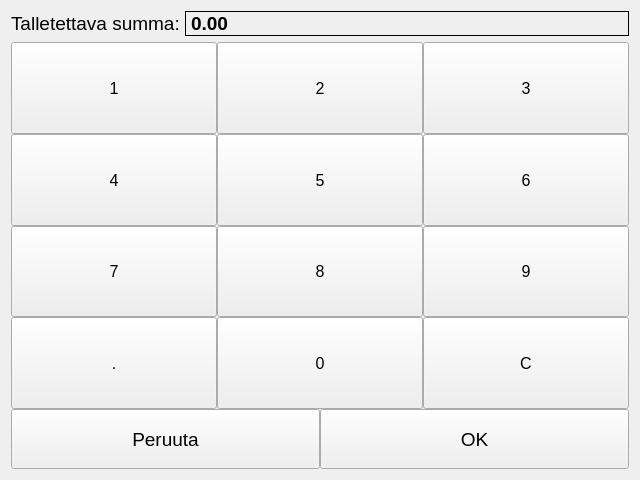
<?xml version="1.0" encoding="UTF-8"?>
<ui version="4.0">
 <class>PageDeposit</class>
 <widget class="QWidget" name="PageDeposit">
  <property name="geometry">
   <rect>
    <x>0</x>
    <y>0</y>
    <width>640</width>
    <height>480</height>
   </rect>
  </property>
  <property name="windowTitle">
   <string>Talletus</string>
  </property>
  <layout class="QVBoxLayout" name="widgetRootLayout" stretch="0,1,0">
   <property name="spacing">
    <number>0</number>
   </property>
   <item>
    <layout class="QHBoxLayout" name="amountDisplayLayout">
     <property name="bottomMargin">
      <number>6</number>
     </property>
     <item>
      <widget class="QLabel" name="lblAmountText">
       <property name="sizePolicy">
        <sizepolicy hsizetype="Maximum" vsizetype="Preferred">
         <horstretch>0</horstretch>
         <verstretch>0</verstretch>
        </sizepolicy>
       </property>
       <property name="font">
        <font>
         <pointsize>14</pointsize>
        </font>
       </property>
       <property name="text">
        <string>Talletettava summa:</string>
       </property>
       <property name="textFormat">
        <enum>Qt::PlainText</enum>
       </property>
      </widget>
     </item>
     <item>
      <spacer name="amountSpacer">
       <property name="orientation">
        <enum>Qt::Horizontal</enum>
       </property>
       <property name="sizeType">
        <enum>QSizePolicy::Fixed</enum>
       </property>
       <property name="sizeHint" stdset="0">
        <size>
         <width>5</width>
         <height>20</height>
        </size>
       </property>
      </spacer>
     </item>
     <item>
      <widget class="QLabel" name="lblAmount">
       <property name="font">
        <font>
         <pointsize>14</pointsize>
         <weight>75</weight>
         <bold>true</bold>
        </font>
       </property>
       <property name="frameShape">
        <enum>QFrame::Box</enum>
       </property>
       <property name="text">
        <string>0.00</string>
       </property>
      </widget>
     </item>
    </layout>
   </item>
   <item>
    <layout class="QGridLayout" name="btnGridLayout">
     <item row="0" column="1">
      <widget class="QPushButton" name="btnDigit2">
       <property name="sizePolicy">
        <sizepolicy hsizetype="Expanding" vsizetype="Expanding">
         <horstretch>0</horstretch>
         <verstretch>0</verstretch>
        </sizepolicy>
       </property>
       <property name="font">
        <font>
         <pointsize>12</pointsize>
        </font>
       </property>
       <property name="text">
        <string>2</string>
       </property>
      </widget>
     </item>
     <item row="0" column="2">
      <widget class="QPushButton" name="btnDigit3">
       <property name="sizePolicy">
        <sizepolicy hsizetype="Expanding" vsizetype="Expanding">
         <horstretch>0</horstretch>
         <verstretch>0</verstretch>
        </sizepolicy>
       </property>
       <property name="font">
        <font>
         <pointsize>12</pointsize>
        </font>
       </property>
       <property name="text">
        <string>3</string>
       </property>
      </widget>
     </item>
     <item row="1" column="1">
      <widget class="QPushButton" name="btnDigit5">
       <property name="sizePolicy">
        <sizepolicy hsizetype="Expanding" vsizetype="Expanding">
         <horstretch>0</horstretch>
         <verstretch>0</verstretch>
        </sizepolicy>
       </property>
       <property name="font">
        <font>
         <pointsize>12</pointsize>
        </font>
       </property>
       <property name="text">
        <string>5</string>
       </property>
      </widget>
     </item>
     <item row="1" column="2">
      <widget class="QPushButton" name="btnDigit6">
       <property name="sizePolicy">
        <sizepolicy hsizetype="Expanding" vsizetype="Expanding">
         <horstretch>0</horstretch>
         <verstretch>0</verstretch>
        </sizepolicy>
       </property>
       <property name="font">
        <font>
         <pointsize>12</pointsize>
        </font>
       </property>
       <property name="text">
        <string>6</string>
       </property>
      </widget>
     </item>
     <item row="0" column="0">
      <widget class="QPushButton" name="btnDigit1">
       <property name="sizePolicy">
        <sizepolicy hsizetype="Expanding" vsizetype="Expanding">
         <horstretch>0</horstretch>
         <verstretch>0</verstretch>
        </sizepolicy>
       </property>
       <property name="font">
        <font>
         <pointsize>12</pointsize>
        </font>
       </property>
       <property name="text">
        <string>1</string>
       </property>
      </widget>
     </item>
     <item row="2" column="1">
      <widget class="QPushButton" name="btnDigit8">
       <property name="sizePolicy">
        <sizepolicy hsizetype="Expanding" vsizetype="Expanding">
         <horstretch>0</horstretch>
         <verstretch>0</verstretch>
        </sizepolicy>
       </property>
       <property name="font">
        <font>
         <pointsize>12</pointsize>
        </font>
       </property>
       <property name="text">
        <string>8</string>
       </property>
      </widget>
     </item>
     <item row="2" column="0">
      <widget class="QPushButton" name="btnDigit7">
       <property name="sizePolicy">
        <sizepolicy hsizetype="Expanding" vsizetype="Expanding">
         <horstretch>0</horstretch>
         <verstretch>0</verstretch>
        </sizepolicy>
       </property>
       <property name="font">
        <font>
         <pointsize>12</pointsize>
        </font>
       </property>
       <property name="text">
        <string>7</string>
       </property>
      </widget>
     </item>
     <item row="1" column="0">
      <widget class="QPushButton" name="btnDigit4">
       <property name="sizePolicy">
        <sizepolicy hsizetype="Expanding" vsizetype="Expanding">
         <horstretch>0</horstretch>
         <verstretch>0</verstretch>
        </sizepolicy>
       </property>
       <property name="font">
        <font>
         <pointsize>12</pointsize>
        </font>
       </property>
       <property name="text">
        <string>4</string>
       </property>
      </widget>
     </item>
     <item row="2" column="2">
      <widget class="QPushButton" name="btnDigit9">
       <property name="sizePolicy">
        <sizepolicy hsizetype="Expanding" vsizetype="Expanding">
         <horstretch>0</horstretch>
         <verstretch>0</verstretch>
        </sizepolicy>
       </property>
       <property name="font">
        <font>
         <pointsize>12</pointsize>
        </font>
       </property>
       <property name="text">
        <string>9</string>
       </property>
      </widget>
     </item>
     <item row="3" column="0">
      <widget class="QPushButton" name="btnDot">
       <property name="sizePolicy">
        <sizepolicy hsizetype="Expanding" vsizetype="Expanding">
         <horstretch>0</horstretch>
         <verstretch>0</verstretch>
        </sizepolicy>
       </property>
       <property name="font">
        <font>
         <pointsize>12</pointsize>
        </font>
       </property>
       <property name="text">
        <string>.</string>
       </property>
      </widget>
     </item>
     <item row="3" column="1">
      <widget class="QPushButton" name="btnDigit0">
       <property name="sizePolicy">
        <sizepolicy hsizetype="Expanding" vsizetype="Expanding">
         <horstretch>0</horstretch>
         <verstretch>0</verstretch>
        </sizepolicy>
       </property>
       <property name="font">
        <font>
         <pointsize>12</pointsize>
        </font>
       </property>
       <property name="text">
        <string>0</string>
       </property>
      </widget>
     </item>
     <item row="3" column="2">
      <widget class="QPushButton" name="btnClear">
       <property name="sizePolicy">
        <sizepolicy hsizetype="Expanding" vsizetype="Expanding">
         <horstretch>0</horstretch>
         <verstretch>0</verstretch>
        </sizepolicy>
       </property>
       <property name="font">
        <font>
         <pointsize>12</pointsize>
        </font>
       </property>
       <property name="text">
        <string>C</string>
       </property>
      </widget>
     </item>
    </layout>
   </item>
   <item>
    <layout class="QHBoxLayout" name="okCancelLayout">
     <item>
      <widget class="QPushButton" name="btnCancel">
       <property name="minimumSize">
        <size>
         <width>0</width>
         <height>60</height>
        </size>
       </property>
       <property name="font">
        <font>
         <pointsize>14</pointsize>
        </font>
       </property>
       <property name="text">
        <string>Peruuta</string>
       </property>
      </widget>
     </item>
     <item>
      <widget class="QPushButton" name="btnOk">
       <property name="minimumSize">
        <size>
         <width>0</width>
         <height>60</height>
        </size>
       </property>
       <property name="font">
        <font>
         <pointsize>14</pointsize>
        </font>
       </property>
       <property name="text">
        <string>OK</string>
       </property>
      </widget>
     </item>
    </layout>
   </item>
  </layout>
 </widget>
 <resources/>
 <connections/>
</ui>
